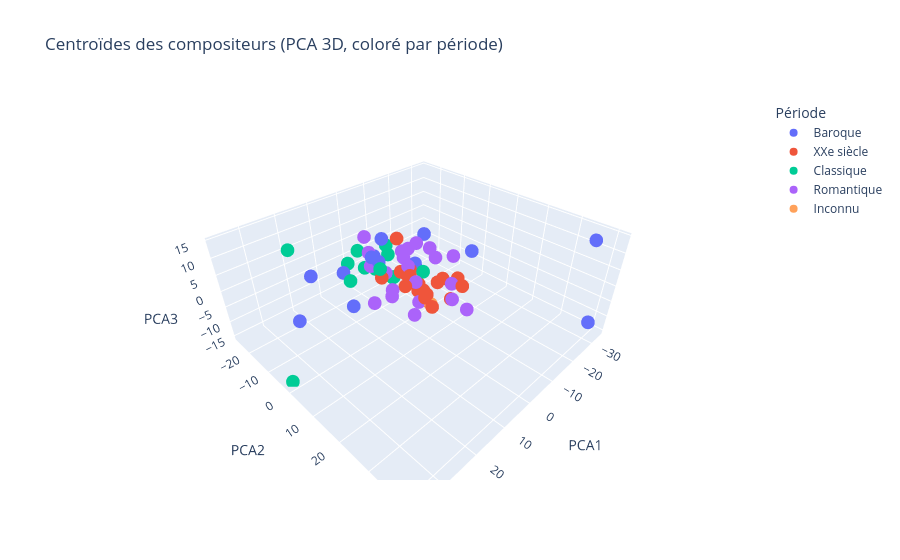

The notebook cell this image was saved under:
### Code cell
# Calculer les centroïdes pour chaque compositeur
# On retire la colonne 'periode' avant de faire la moyenne
df_X = pd.DataFrame(X_scaled)
df_X['composer'] = y
centroides = df_X.groupby('composer').mean()
df_X['periode'] = periodes

# Récupérer la période dominante pour chaque compositeur
periode_centroide = df_X.groupby('composer')['periode'].agg(lambda x: x.value_counts().idxmax())

# Affichage des centroïdes sur plotly (projection PCA 3D pour visualisation)
centroides_pca = pca_3d.transform(centroides.values)

fig = px.scatter_3d(
    x=centroides_pca[:, 0],
    y=centroides_pca[:, 1],
    z=centroides_pca[:, 2],
    # text=centroides.index,
    hover_name=centroides.index,
    color=periode_centroide,
    title="Centroïdes des compositeurs (PCA 3D, coloré par période)",
    labels={'x': 'PCA1', 'y': 'PCA2', 'z': 'PCA3', 'color': 'Période'}
)
fig.update_traces(marker=dict(size=8))
fig.show()

### Figure 1 — Plotly figure (JSON) as saved in the notebook; plotly's stock layout.template omitted (floating-point values rounded to 4 significant figures)
{"data": [{"hovertemplate": "<b>%{hovertext}</b><br><br>Période=Baroque<br>PCA1=%{x}<br>PCA2=%{y}<br>PCA3=%{z}<extra></extra>", "hovertext": ["Albinoni; Tomaso", "Bach; Johann Sebastian", "Corelli; Arcangelo", "Couperin; Francois", "Giustini; Lodovico", "Handel; George Frederic", "Lully; Jean-Baptiste", "Platti; Giovanni Benedetto", "Purcell; Henry", "Rameau; Jean-Phillipe", "Scarlatti; Domenico", "Stamitz; Johann", "Telemann; Georg Philipp", "Vivaldi; Antonio"], "legendgroup": "Baroque", "marker": {"color": "#636efa", "size": 8, "symbol": "circle"}, "mode": "markers", "name": "Baroque", "scene": "scene", "showlegend": true, "type": "scatter3d", "x": [13.76, -7.505, 8.524, -13.19, 3.601, 24.96, -28.89, 8.167, -33.57, -18.89, -15.63, 16.27, -7.332, 2.896], "y": [-25.38, -3.278, -16.1, -9.187, -4.377, -15.12, 40.97, -3.153, 35.89, 7.896, -7.777, -1.582, -21.85, -6.885], "z": [-5.804, -1.709, -2.706, -6.036, 10.92, -10.35, -9.441, 7.856, 11.72, 3.06, 3.745, -2.642, -6.333, 2.554]}, {"hovertemplate": "<b>%{hovertext}</b><br><br>Période=XXe siècle<br>PCA1=%{x}<br>PCA2=%{y}<br>PCA3=%{z}<extra></extra>", "hovertext": ["Antheil; George", "Bartok; Bela", "Berg; Alban", "Britten; Benjamin", "Debussy; Claude", "Faure; Gabriel", "Hindemith; Paul", "Ives; Charles Edward", "Mahler; Gustav", "Messiaen; Olivier", "Milhaud; Darius", "Prokofiew; Sergej", "Ravel; Maurice", "Schoenberg; Arnold", "Shostakovich; Dmitri", "Sibelius; Jean", "Strauss; Richard", "Stravinsky; Igor", "Varese; Edgar", "Webern; Anton", "Weill; Kurt"], "legendgroup": "XXe siècle", "marker": {"color": "#EF553B", "size": 8, "symbol": "circle"}, "mode": "markers", "name": "XXe siècle", "scene": "scene", "showlegend": true, "type": "scatter3d", "x": [-0.1827, -5.412, 1.361, -4.938, -7.062, 6.725, 2.871, -0.4532, -1.512, -2.572, 5.107, 2.581, -11.87, 2.496, 1.664, -2.423, 5.169, -1.84, -0.301, -1.334, 4.685], "y": [-1.512, 9.287, 8.795, 0.4852, 14.76, 17.0, 10.83, 0.2818, 0.6105, 14.82, 5.985, 5.123, 9.125, 11.11, 10.5, -0.1314, 3.315, 0.5135, 5.403, 11.17, -3.785], "z": [0.37, 0.7786, 0.06985, -7.362, 0.1962, 2.029, -0.4019, 0.4061, -2.08, -1.56, 1.828, 3.458, -2.246, 0.5116, -2.281, 0.6583, 14.64, -2.375, -0.388, 2.449, -0.3616]}, {"hovertemplate": "<b>%{hovertext}</b><br><br>Période=Classique<br>PCA1=%{x}<br>PCA2=%{y}<br>PCA3=%{z}<extra></extra>", "hovertext": ["Bach; Carl Philipp Emanuel", "Bach; Johann Christian", "Beethoven; Ludwig van", "Boccherini; Luigi Rodolofo", "Cimarosa; Domenico", "Clementi; Muzio", "Dussek; Jan Ladislav", "Haydn; Johann Michael", "Haydn; Joseph", "Mozart; Leopold", "Mozart; Wolfgang Amadeus", "Pleyel; Ignace Joseph", "Salieri; Antonio"], "legendgroup": "Classique", "marker": {"color": "#00cc96", "size": 8, "symbol": "circle"}, "mode": "markers", "name": "Classique", "scene": "scene", "showlegend": true, "type": "scatter3d", "x": [-1.908, 36.4, 8.894, -2.295, 10.02, -8.404, -0.1648, -3.983, 1.51, 0.6166, 3.732, 26.2, -14.08], "y": [5.41, -1.926, 0.924, -15.06, -10.88, -16.97, -4.887, -25.69, -2.462, -25.01, -12.33, -11.87, -22.87], "z": [2.776, -15.46, 6.469, -5.785, -2.281, -0.8975, -3.104, -4.586, -0.9803, -7.01, -1.444, 13.79, -9.005]}, {"hovertemplate": "<b>%{hovertext}</b><br><br>Période=Romantique<br>PCA1=%{x}<br>PCA2=%{y}<br>PCA3=%{z}<extra></extra>", "hovertext": ["Berlioz; Hector", "Borodin; Alexander", "Brahms; Johannes", "Bruckner; Anton", "Chopin; Frederic", "Dvorak; Antonin", "Grieg; Edvard", "Liszt; Franz", "Mendelssohn-Bartholdy; Felix", "Mussorgsky; Modest", "Rimsky-Korsakov; Nicolai", "Rossini; Gioacchino", "Saint-Saens; Camille", "Schubert; Franz", "Schumann; Clara", "Schumann; Robert", "Smetana; Bedrich", "Tchaikovsky; Peter Iljitsch", "Verdi; Giuseppe", "Wagner; Richard", "Weber; Carl Maria von"], "legendgroup": "Romantique", "marker": {"color": "#ab63fa", "size": 8, "symbol": "circle"}, "mode": "markers", "name": "Romantique", "scene": "scene", "showlegend": true, "type": "scatter3d", "x": [7.777, 3.916, -6.113, 9.424, 0.2014, -1.693, -15.22, 9.915, -11.95, -2.854, -5.264, -10.87, 12.24, 2.268, 5.998, 3.367, 4.548, 0.2027, -1.363, -8.263, 8.236], "y": [-4.768, 9.741, 11.87, 13.75, 17.61, -1.861, -4.965, 6.523, 0.4488, 20.04, -3.831, -6.251, 2.026, 6.916, 1.708, -3.558, -8.469, 1.903, -2.119, 10.2, -5.526], "z": [8.377, -1.807, 0.02091, -0.7056, 1.178, 4.109, 0.2892, 3.347, 0.7106, -2.32, 4.617, 3.172, -1.852, 2.214, -3.118, 0.6948, 1.21, 3.906, 6.109, 6.924, 12.84]}, {"hovertemplate": "<b>%{hovertext}</b><br><br>Période=Inconnu<br>PCA1=%{x}<br>PCA2=%{y}<br>PCA3=%{z}<extra></extra>", "hovertext": ["Boulez; Pierre"], "legendgroup": "Inconnu", "marker": {"color": "#FFA15A", "size": 8, "symbol": "circle"}, "mode": "markers", "name": "Inconnu", "scene": "scene", "showlegend": true, "type": "scatter3d", "x": [2.01], "y": [12.11], "z": [-2.242]}], "layout": {"legend": {"title": {"text": "Période"}, "tracegroupgap": 0}, "scene": {"domain": {"x": [0, 1], "y": [0, 1]}, "xaxis": {"title": {"text": "PCA1"}}, "yaxis": {"title": {"text": "PCA2"}}, "zaxis": {"title": {"text": "PCA3"}}}, "title": {"text": "Centroïdes des compositeurs (PCA 3D, coloré par période)"}}}
